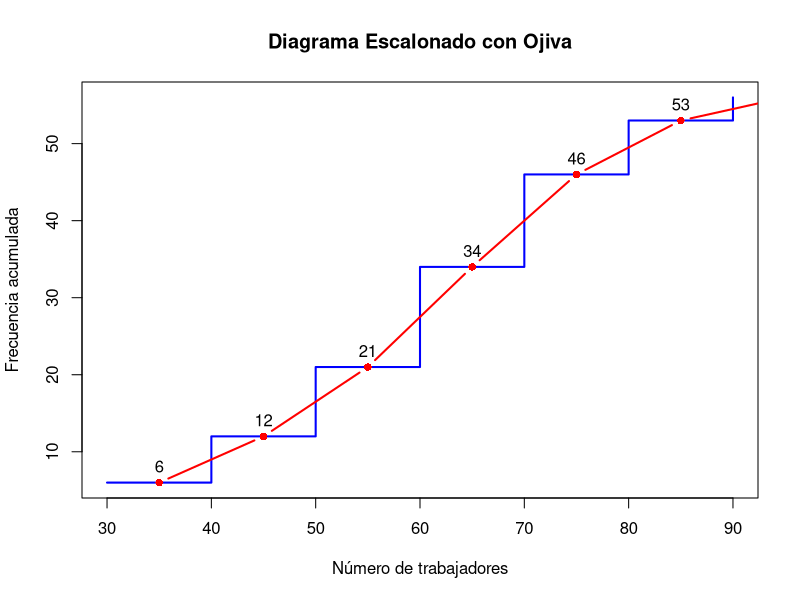

The R script that drew this image:

# Obtener el valor de las variables
calculate_sturges_params <- function(data) {
  R <- diff(range(data))
  K <- ceiling(1 + 3.322 * log10(length(data)))
  A <- ceiling(R / K)

  list(
    range = range(data),
    num_classes = K,
    class_width = A
  )
}

create_frequency_table <- function(data) {
  n <- length(data)
  params <- calculate_sturges_params(data)

  # Crear le secuencia de limites
  rule <- seq(params$range[1],
    params$range[2] + params$class_width,
    by = params$class_width
  )

  # Calular el ancho de clase
  marca_de_clase <- (rule[-length(rule)] + rule[-1]) / 2

  # Crear los intervalos
  i <- cut(data, breaks = rule, right = FALSE)
  tabla <- table(i)

  # Calcular las frecuencias
  f_absoluta <- as.numeric(tabla)
  f_a_acumulada <- cumsum(f_absoluta)
  f_relativa <- f_absoluta / n
  f_r_acumulada <- cumsum(f_relativa)
  f_porcentual <- f_relativa * 100
  f_p_acumulada <- cumsum(f_porcentual)

  # Create data frame
  data.frame(
    intervalos = levels(i),
    f_absoluta = f_absoluta,
    f_a_acumulada = f_a_acumulada,
    f_relativa = f_relativa,
    f_r_acumulada = f_r_acumulada,
    f_porcentual = f_porcentual,
    f_p_acumulada = f_p_acumulada,
    marca_de_clase = marca_de_clase
  )
}

calculate_grouped_statistics <- function(freq_table, data, class_width) {
  n <- length(data)

  # Media para datos agrupados
  media_agrupada <- sum(freq_table$marca_de_clase * freq_table$f_absoluta) / n

  # Moda para datos agrupados
  intervalo_modal <- which.max(freq_table$f_absoluta)

  Li <- as.numeric(
    sub("\\[(.+),.*", "\\1", freq_table$intervalos[intervalo_modal])
  )
  fi <- freq_table$f_absoluta[intervalo_modal]
  fi_menos_1 <- if (intervalo_modal > 1) {
    freq_table$f_absoluta[intervalo_modal - 1]
  } else {
    0
  }
  fi_mas_1 <- if (intervalo_modal < nrow(freq_table)) {
    freq_table$f_absoluta[intervalo_modal + 1]
  } else {
    0
  }
  moda_agrupada <- Li + class_width *
    ((fi - fi_menos_1) / ((fi - fi_menos_1) + (fi - fi_mas_1)))

  # Mediana para datos agrupados
  intervalo_medinal <- which(freq_table$f_a_acumulada >= n / 2)[1]
  Li <- as.numeric(
    sub("\\[(.+),.*", "\\1", freq_table$intervalos[intervalo_medinal])
  )
  fi <- freq_table$f_absoluta[intervalo_medinal]
  Fi_1 <- if (intervalo_medinal > 1) {
    freq_table$f_a_acumulada[intervalo_medinal - 1]
  } else {
    0
  }
  mediana_agrupada <- Li + class_width / fi * (n / 2 - Fi_1)

  list(
    media = media_agrupada,
    mediana = mediana_agrupada,
    moda = moda_agrupada
  )
}

plot_frequency_diagram <- function(freq_table, class_width) {
  # Extraer los intervalos inferiores
  lower_bounds <- as.numeric(sub("\\[(.+),.*", "\\1", freq_table$intervalos))

  # Crear diagrama
  plot(lower_bounds, freq_table$f_a_acumulada,
    type = "s",
    xlab = "Número de trabajadores",
    ylab = "Frecuencia acumulada",
    main = "Diagrama Escalonado con Ojiva",
    col = "blue",
    lwd = 2
  )

  # Agregar ogiva
  lines(freq_table$marca_de_clase,
    freq_table$f_a_acumulada,
    type = "b",
    col = "red",
    pch = 16,
    lwd = 2
  )

  # Agregar etiquetas
  text(freq_table$marca_de_clase,
    freq_table$f_a_acumulada,
    labels = freq_table$f_a_acumulada,
    pos = 3,
    col = "black"
  )
}

# Funcion principal para el analisis de datos
analyze_data <- function(data) {
  # Obtener las variables
  params <- calculate_sturges_params(data)

  # Crear la tabla de frecuencia
  freq_table <- create_frequency_table(data)

  # Calcular los estadisticos para datos no agrupados
  ungrouped_stats <- list(
    media = mean(data),
    mediana = median(data),
    moda = as.numeric(names(sort(table(data), decreasing = TRUE)[1]))
  )

  # Calcular los estadisticos para datos  agrupados
  grouped_stats <- calculate_grouped_statistics(
    freq_table, data, params$class_width
  )

  # Retornar los resultados
  list(
    frequency_table = freq_table,
    ungrouped_statistics = ungrouped_stats,
    grouped_statistics = grouped_stats,
    plot = function() {
      plot_frequency_diagram(freq_table, params$class_width)
    }
  )
}

# Example usage
datos_empresas <- c(
  73, 95, 61, 46, 70, 55, 87, 65,
  75, 48, 69, 75, 75, 39, 63, 82,
  58, 43, 38, 64, 69, 79, 47, 63,
  63, 81, 59, 77, 84, 34, 75, 93,
  67, 89, 66, 52, 59, 36, 62, 43,
  75, 52, 59, 87, 74, 30, 95, 38,
  50, 72, 44, 53, 68, 72, 82, 63
)

results <- analyze_data(datos_empresas)

print(results$frequency_table)


# Print specific frequencies requested
cat("f5:", results$frequency_table$f_absoluta[5], "\n")
cat("h2:", results$frequency_table$f_relativa[2], "\n")

# Media aritmetica agrupada
print(results$grouped_statistics$media)
# Media aritmetica no agrupada
print(results$ungrouped_statistics$media)

# Mediana agrupada
print(results$grouped_statistics$mediana)
# Mediana no agrupada
print(results$ungrouped_statistics$mediana)

# Moda agrupada
print(results$grouped_statistics$moda)
# Moda no agrupada
print(results$ungrouped_statistics$moda)


results$plot()